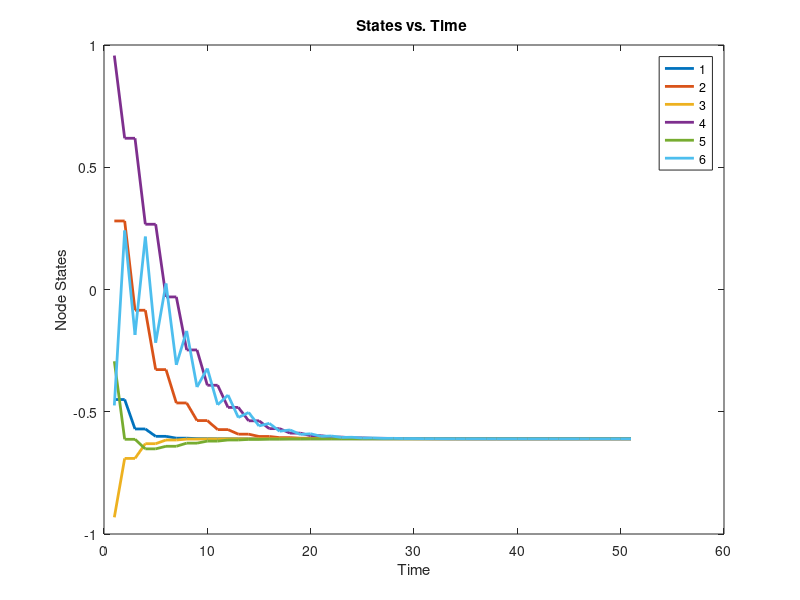

The MATLAB script that drew this image:
clear all;
close all;
clc;
%% Adjacency Matrix for the given problem
a1 = [0 0 0 0 0 0;
    0 0 0 0 0 0;
    1 0 0 0 0 0;
    0 1 0 0 0 0;
    0 0 1 0 0 0;
    0 0 0 1 0 0];
a2 = [0 0 1 0 0 0;
    1 0 0 0 0 0;
    0 0 0 0 0 0;
    0 0 0 0 0 0;
    0 0 0 0 0 0;
    0 0 0 0 1 0];
a3 = [0 0 0 0 0 0;
    0 0 0 0 0 1;
    0 1 0 0 0 0;
    0 1 0 0 0 0;
    0 0 0 0 0 0;
    0 0 0 0 0 0];

ak(:,:,1) = a1;
ak(:,:,2) = a2;
ak(:,:,3) = a3;
%% In degree matrix
d1 = diag([sum(a1(1,:));sum(a1(2,:));sum(a1(3,:));sum(a1(4,:));sum(a1(5,:));sum(a1(6,:))]);
d2 = diag([sum(a2(1,:));sum(a2(2,:));sum(a2(3,:));sum(a2(4,:));sum(a2(5,:));sum(a2(6,:))]);
d3 = diag([sum(a3(1,:));sum(a3(2,:));sum(a3(3,:));sum(a3(4,:));sum(a3(5,:));sum(a3(6,:))]);

dk(:,:,1) = d1;
dk(:,:,2) = d2;
dk(:,:,3) = d3;
%% Random initial values 
x = (2)*rand(1,6)-1;

x1 =x;

j =1;
for k = 1:50
   fk(:,:,j) = (inv(eye(6)+dk(:,:,j)))*(eye(6)+ ak(:,:,j));
    x1(k+1,:) = fk(:,:,j)*x1(k,:)';
    j = j+1;
    if j == 3
        j = 1;
    end
end

%% Plotting states vs. time
figure;
plot (1:51,x1,'LineWidth',2)
legend('1','2','3','4','5','6')
title('States vs. Time ')
xlabel('Time');ylabel('Node States');